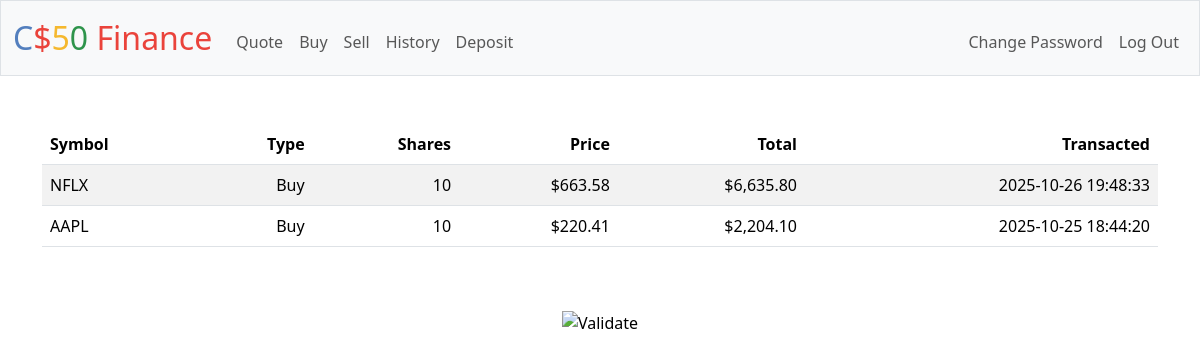
The page /history (signed in) on the database its author committed.
### tables this page shows
CREATE TABLE history (user_id NOT NULL, symbol TEXT NOT NULL, type TEXT NOT NULL, shares NUMERIC NOT NULL, price NUMERIC NOT NULL, transacted DATETIME  DEFAULT CURRENT_TIMESTAMP);

### app.py (the view)
@app.route("/history")
@login_required
def history():
    userHistory = db.execute(
        "SELECT * FROM history WHERE user_id == ? ORDER BY transacted DESC", session["user_id"])
    return render_template("history.html", history=userHistory)

### app.py (called while the page is built)
@app.after_request
def after_request(response):
    response.headers["Cache-Control"] = "no-cache, no-store, must-revalidate"
    response.headers["Expires"] = 0
    response.headers["Pragma"] = "no-cache"
    return response

### helpers.py (called while the page is built)
def login_required(f):
    @wraps(f)
    def decorated_function(*args, **kwargs):
        if session.get("user_id") is None:
            return redirect("/login")
        return f(*args, **kwargs)
    return decorated_function

def usd(value):
    return f"${value:,.2f}"

### templates/history.html
{% extends "layout.html" %}
{% block main %}
    <table class="table table-striped">
        <thead>
            <tr>
                <th class="text-start">Symbol</th>
                <th class="text-end">Type</th>
                <th class="text-end">Shares</th>
                <th class="text-end">Price</th>
                <th class="text-end">Total</th>
                <th class="text-end">Transacted</th>
            </tr>
        </thead>
        <tbody>
            {% for item in history %}
                <tr>
                    <td class="text-start">{{item.symbol}}</td>
                    <td class="text-end">{{item.type}}</td>
                    <td class="text-end">{{item.shares}}</td>
                    <td class="text-end">{{item.price | usd}}</td>
                    <td class="text-end">{{(item.price * item.shares) | usd}}</td>
                    <td class="text-end">{{item.transacted}}</td>
                </tr>
            {% endfor %}
        </tbody>
    </table>
{% endblock %}

### templates/layout.html (shortened to what this page needs)
<!DOCTYPE html>
<html lang="en">
    <head>
        <link href="https://cdn.jsdelivr.net/npm/bootstrap@5.3.3/dist/css/bootstrap.min.css" rel="stylesheet">
        <link href="/static/styles.css" rel="stylesheet">
    </head>
    <body>
        <nav class="bg-light border navbar navbar-expand-md navbar-light">
            <div class="container-fluid">
                <a class="navbar-brand" href="/"><span class="blue">C</span><span class="red">$</span><span class="yellow">5</span><span class="green">0</span> <span class="red">Finance</span></a>
                <div class="collapse navbar-collapse" id="navbar">
                    {% if session["user_id"] %}
                        <ul class="navbar-nav me-auto mt-2">
                            <li class="nav-item"><a class="nav-link" href="/quote">Quote</a></li>
                            <li class="nav-item"><a class="nav-link" href="/buy">Buy</a></li>
                            <li class="nav-item"><a class="nav-link" href="/sell">Sell</a></li>
                            <li class="nav-item"><a class="nav-link" href="/history">History</a></li>
                            <li class="nav-item"><a class="nav-link" href="/deposit">Deposit</a></li>
                        </ul>
                        <ul class="navbar-nav ms-auto mt-2">
                            <li class="nav-item"><a class="nav-link" href="/changepassword">Change Password</a></li>
                            <li class="nav-item"><a class="nav-link" href="/logout">Log Out</a></li>
                        </ul>
                    {% else %}
                        <ul class="navbar-nav ms-auto mt-2">
                            <li class="nav-item"><a class="nav-link" href="/register">Register</a></li>
                            <li class="nav-item"><a class="nav-link" href="/login">Log In</a></li>
                        </ul>
                    {% endif %}
                </div>
            </div>
        </nav>
        <main class="container py-5 text-center">
            {% block main %}{% endblock %}
        </main>
        <footer class="mb-5">
            <form action="https://validator.w3.org/check" class="text-center" enctype="multipart/form-data" method="post" target="_blank">
                <input alt="Validate" src="/static/I_heart_validator.png" type="image">
            </form>
        </footer>
    </body>
</html>

### static/styles.css (style rules this page uses)
nav .navbar-brand { font-size: xx-large; }
nav .navbar-brand .blue { color: #537fbe; }
nav .navbar-brand .red { color: #ea433b; }
nav .navbar-brand .yellow { color: #f5b82e; }
nav .navbar-brand .green { color: #2e944b; }

### rows shown on the page
history: symbol "NFLX", type "Buy", shares "10", price "$663.58", (item.price*item.shares)|usd "$6,635.80", transacted "2025-10-26 19:48:33"
history: symbol "AAPL", type "Buy", shares "10", price "$220.41", (item.price*item.shares)|usd "$2,204.10", transacted "2025-10-25 18:44:20"
